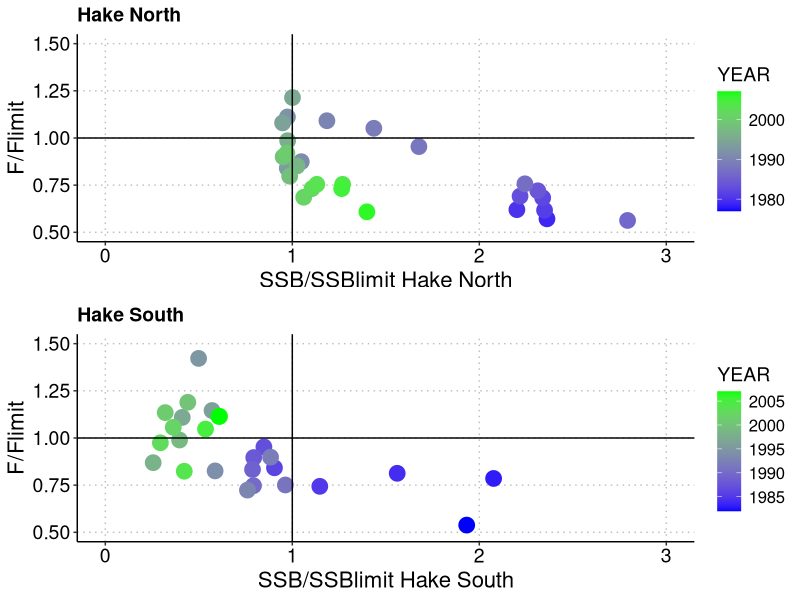
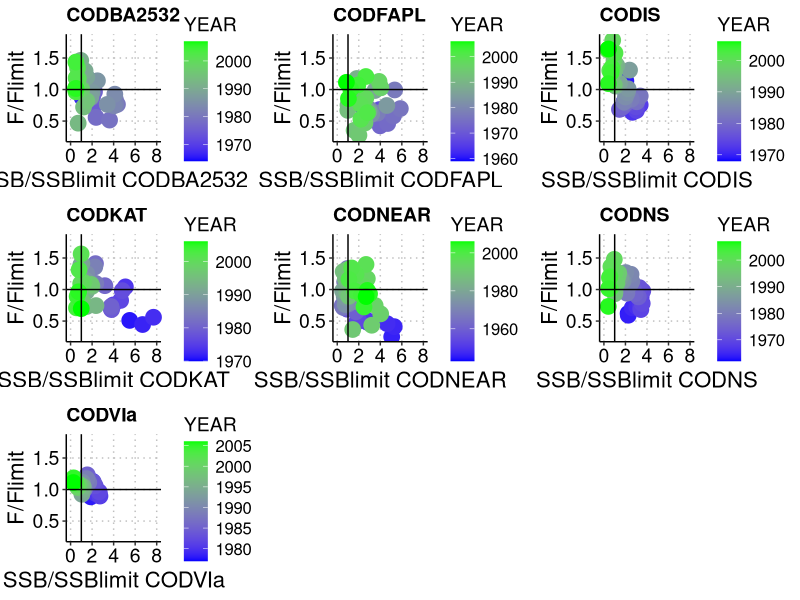

These figures' R source, in order:
#' This script reads data/SSBLIM_FLIM_HAKE.csv and SSBLIM_FLIM_COD.csv
#'  and plots Figures/Fig 6 SIa.png and Figures/Fig 6 SIb.png

##### 1. LOAD PACKAGES AND DISPLAY VERSIONS #####

version                           
# platform       x86_64-apple-darwin13.4.0   
# arch           x86_64                      
# os             darwin13.4.0                
# system         x86_64, darwin13.4.0        
# status                                     
# major          3                           
# minor          3.0                         
# year           2016                        
# month          05                          
# day            03                          
# svn rev        70573                       
# language       R                           
# version.string R version 3.3.0 (2016-05-03)
# nickname       Supposedly Educational          

if(!require(gridExtra)){
  install.packages("gridExtra",dependencies = TRUE,repos='http://cran.us.r-project.org')
}
require(gridExtra)
packageVersion("gridExtra")
# [1] ‘2.2.1’


if(!require(magrittr)){
  install.packages("magrittr",dependencies = TRUE,repos='http://cran.us.r-project.org')
}
require(magrittr)
packageVersion("magrittr")
# [1] ‘1.5’

if(!require(data.table)){
  install.packages("data.table",dependencies = TRUE,repos='http://cran.us.r-project.org')
}
require(data.table)
packageVersion("data.table")
# [1] ‘1.10.4’

if(!require(tidyverse)){
  install.packages("tidyverse",dependencies = TRUE,repos='http://cran.us.r-project.org')
}
require(tidyverse)
packageVersion("tidyverse")
# [1] ‘1.2.1’



##### 2. READ DATA #####

# Read the data

SSBFCOD <- fread("data/SSBLIM_FLIM_COD.csv",check.names = TRUE)
SSBFHAKE <- fread("data/SSBLIM_FLIM_HAKE.csv",check.names = TRUE)

##### 3. PLOT #####

#' Plots Figure 6 SIx.png for one species
#' 
#' @param data (data.frame) the data to plot
#' @param ASSESSID_to_keep (named character vector) values are used to filter the data by ASSESSID. Names are used for panel titles and x axis titles.
#' @param filename (character) path of the figure to produce.
#' @param xlim (numeric vector) x axis limits
#' @param ylim (numeric vector) y axis limits
#' @param fig.width (numeric) figure width in inches
#' @param fig.height (numeric) figure height in inches
plot_fig6si_species <- function(data,ASSESSID_to_keep,filename,xlim=c(0,1),ylim=c(0,1),fig.width=14,fig.height=7) {
  
  # Each pannel shows an ASSESSID
  graphs <- names(ASSESSID_to_keep) %>% lapply(function(ASSESSID_name){
    
    # Get the ASSESSID used fo this panel
    ASSESSID_to_keep <- ASSESSID_to_keep[ASSESSID_name]
    
    # Keep only the ASSESSID for this panel
    
    to.plot <- data %>% filter(ASSESSID.1 == ASSESSID_to_keep)  
    
    # Plot
    
    ggplot(data=to.plot, aes(x=SSB.SSBLIM, y=F.FLIM, color=TSYEAR)) +
      geom_point(size=5)+
      geom_vline(xintercept = 1)+
      geom_hline(yintercept = 1)+
      scale_colour_gradient(low="blue", high="green",name="YEAR") +
      xlab(paste("SSB/SSBlimit",ASSESSID_name)) +
      ylab("F/Flimit") +
      xlim(xlim) +
      ylim(ylim) +
      theme_classic()+
      ggtitle(ASSESSID_name)+
      theme(axis.text = element_text(size=14, color="black"),
            axis.title = element_text(size=16, color="black"),
            legend.text = element_text(size=12,color = "black"),
            legend.title = element_text(size=14,color="black"),
            plot.title = element_text(size=14,color="black",face="bold"),
            panel.grid.major = element_line(size=0.5,color="gray",linetype = "dotted"))
    
  })
  
  # Save
  
  png(filename,width=fig.width,height=fig.height,units="in",res=300)
  
  do.call(grid.arrange,c(graphs))
  
  dev.off()
  
}


##### 3.1. PLOT HAKE (Fig 6SIa) #####

# Define ASSESSID_to_keep. Values are used to filter the data by ASSESSID. Names are used for panel titles and x axis titles.

ASSESSID_to_keep_HAKE <- c(`Hake North`="WGHMM-HAKENRTN-1977-2007-JENNINGS", `Hake South`="WGHMM-HAKESOTH-1982-2007-JENNINGS")

# plot

plot_fig6si_species(data=SSBFHAKE,
                    ASSESSID_to_keep=ASSESSID_to_keep_HAKE,
                    filename="Figures/Fig 6 SIa.tiff",
                    xlim=c(0,3),
                    ylim=c(0.5,1.5),
                    fig.width = 13,
                    fig.height = 8)


##### 3.2. PLOT COD (Fig 6SIb) #####

# Define ASSESSID_to_keep. Values are used to filter the data by ASSESSID. Names are used for panel titles and x axis titles.

ASSESSID_to_keep_COD <- c(CODBA2532="WGBFAS-CODBA2532-1964-2007-JENNINGS", 
                      CODFAPL="NWWG-CODFAPL-1959-2006-MINTO", 
                      CODIS="WGNSDS-CODIS-1968-2006-MINTO", 
                      CODKAT="WGBFAS-CODKAT-1970-2006-MINTO", 
                      CODNEAR="AFWG-CODNEAR-1943-2006-MINTO", 
                      CODNS="WGNSSK-CODNS-1962-2007-MINTO",
                      CODVIa="WGNSDS-CODVIa-1977-2006-MINTO" )

# plot

plot_fig6si_species(data=SSBFCOD,
                    ASSESSID_to_keep=ASSESSID_to_keep_COD,
                    filename="Figures/Fig 6 SIb.tiff",
                    xlim=c(0,8),
                    ylim=c(0.25,1.8),
                    fig.width = 14,
                    fig.height = 7)

